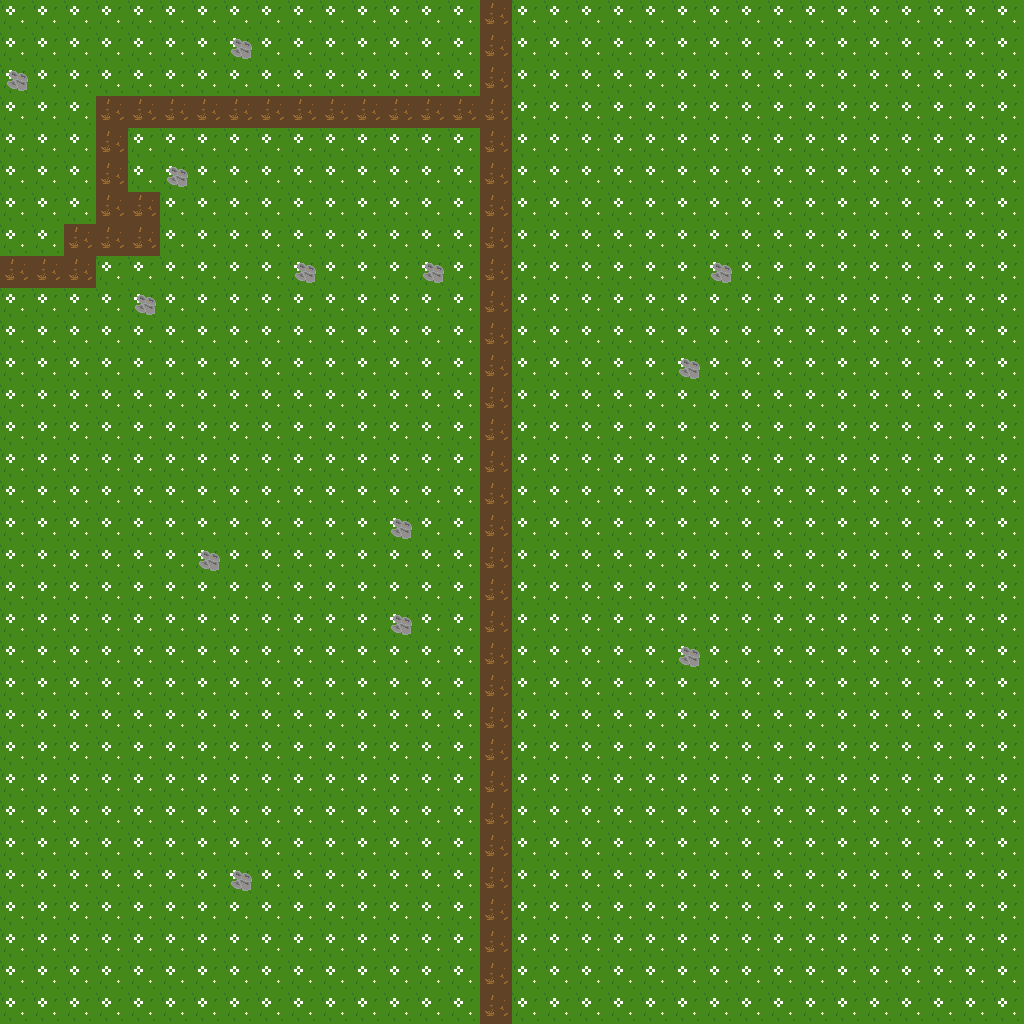

Tiled map render using the project's own tile images. Description and the whole map definition, tile-layer contents included, below:
An orthogonal 32x32 tile map with 32x32 px tiles, 3 tile layers (ground, road, rocks).

<map version="1.0" orientation="orthogonal" renderorder="right-down" width="32" height="32" tilewidth="32" tileheight="32" nextobjectid="1">
 <tileset firstgid="1" name="tile_practice" tilewidth="32" tileheight="32" tilecount="8" columns="8">
  <image source="tile_practice.png" width="256" height="32" />
 </tileset>
 <layer name="ground" width="32" height="32">
  <data encoding="csv">
3,3,3,3,3,3,3,3,3,3,3,3,3,3,3,3,3,3,3,3,3,3,3,3,3,3,3,3,3,3,3,3,
3,3,3,3,3,3,3,3,3,3,3,3,3,3,3,3,3,3,3,3,3,3,3,3,3,3,3,3,3,3,3,3,
3,3,3,3,3,3,3,3,3,3,3,3,3,3,3,3,3,3,3,3,3,3,3,3,3,3,3,3,3,3,3,3,
3,3,3,3,3,3,3,3,3,3,3,3,3,3,3,3,3,3,3,3,3,3,3,3,3,3,3,3,3,3,3,3,
3,3,3,3,3,3,3,3,3,3,3,3,3,3,3,3,3,3,3,3,3,3,3,3,3,3,3,3,3,3,3,3,
3,3,3,3,3,3,3,3,3,3,3,3,3,3,3,3,3,3,3,3,3,3,3,3,3,3,3,3,3,3,3,3,
3,3,3,3,3,3,3,3,3,3,3,3,3,3,3,3,3,3,3,3,3,3,3,3,3,3,3,3,3,3,3,3,
3,3,3,3,3,3,3,3,3,3,3,3,3,3,3,3,3,3,3,3,3,3,3,3,3,3,3,3,3,3,3,3,
3,3,3,3,3,3,3,3,3,3,3,3,3,3,3,3,3,3,3,3,3,3,3,3,3,3,3,3,3,3,3,3,
3,3,3,3,3,3,3,3,3,3,3,3,3,3,3,3,3,3,3,3,3,3,3,3,3,3,3,3,3,3,3,3,
3,3,3,3,3,3,3,3,3,3,3,3,3,3,3,3,3,3,3,3,3,3,3,3,3,3,3,3,3,3,3,3,
3,3,3,3,3,3,3,3,3,3,3,3,3,3,3,3,3,3,3,3,3,3,3,3,3,3,3,3,3,3,3,3,
3,3,3,3,3,3,3,3,3,3,3,3,3,3,3,3,3,3,3,3,3,3,3,3,3,3,3,3,3,3,3,3,
3,3,3,3,3,3,3,3,3,3,3,3,3,3,3,3,3,3,3,3,3,3,3,3,3,3,3,3,3,3,3,3,
3,3,3,3,3,3,3,3,3,3,3,3,3,3,3,3,3,3,3,3,3,3,3,3,3,3,3,3,3,3,3,3,
3,3,3,3,3,3,3,3,3,3,3,3,3,3,3,3,3,3,3,3,3,3,3,3,3,3,3,3,3,3,3,3,
3,3,3,3,3,3,3,3,3,3,3,3,3,3,3,3,3,3,3,3,3,3,3,3,3,3,3,3,3,3,3,3,
3,3,3,3,3,3,3,3,3,3,3,3,3,3,3,3,3,3,3,3,3,3,3,3,3,3,3,3,3,3,3,3,
3,3,3,3,3,3,3,3,3,3,3,3,3,3,3,3,3,3,3,3,3,3,3,3,3,3,3,3,3,3,3,3,
3,3,3,3,3,3,3,3,3,3,3,3,3,3,3,3,3,3,3,3,3,3,3,3,3,3,3,3,3,3,3,3,
3,3,3,3,3,3,3,3,3,3,3,3,3,3,3,3,3,3,3,3,3,3,3,3,3,3,3,3,3,3,3,3,
3,3,3,3,3,3,3,3,3,3,3,3,3,3,3,3,3,3,3,3,3,3,3,3,3,3,3,3,3,3,3,3,
3,3,3,3,3,3,3,3,3,3,3,3,3,3,3,3,3,3,3,3,3,3,3,3,3,3,3,3,3,3,3,3,
3,3,3,3,3,3,3,3,3,3,3,3,3,3,3,3,3,3,3,3,3,3,3,3,3,3,3,3,3,3,3,3,
3,3,3,3,3,3,3,3,3,3,3,3,3,3,3,3,3,3,3,3,3,3,3,3,3,3,3,3,3,3,3,3,
3,3,3,3,3,3,3,3,3,3,3,3,3,3,3,3,3,3,3,3,3,3,3,3,3,3,3,3,3,3,3,3,
3,3,3,3,3,3,3,3,3,3,3,3,3,3,3,3,3,3,3,3,3,3,3,3,3,3,3,3,3,3,3,3,
3,3,3,3,3,3,3,3,3,3,3,3,3,3,3,3,3,3,3,3,3,3,3,3,3,3,3,3,3,3,3,3,
3,3,3,3,3,3,3,3,3,3,3,3,3,3,3,3,3,3,3,3,3,3,3,3,3,3,3,3,3,3,3,3,
3,3,3,3,3,3,3,3,3,3,3,3,3,3,3,3,3,3,3,3,3,3,3,3,3,3,3,3,3,3,3,3,
3,3,3,3,3,3,3,3,3,3,3,3,3,3,3,3,3,3,3,3,3,3,3,3,3,3,3,3,3,3,3,3,
3,3,3,3,3,3,3,3,3,3,3,3,3,3,3,3,3,3,3,3,3,3,3,3,3,3,3,3,3,3,3,3
</data>
 </layer>
 <layer name="road" width="32" height="32">
  <data encoding="csv">
0,0,0,0,0,0,0,0,0,0,0,0,0,0,0,6,0,0,0,0,0,0,0,0,0,0,0,0,0,0,0,0,
0,0,0,0,0,0,0,0,0,0,0,0,0,0,0,6,0,0,0,0,0,0,0,0,0,0,0,0,0,0,0,0,
0,0,0,0,0,0,0,0,0,0,0,0,0,0,0,6,0,0,0,0,0,0,0,0,0,0,0,0,0,0,0,0,
0,0,0,6,6,6,6,6,6,6,6,6,6,6,6,6,0,0,0,0,0,0,0,0,0,0,0,0,0,0,0,0,
0,0,0,6,0,0,0,0,0,0,0,0,0,0,0,6,0,0,0,0,0,0,0,0,0,0,0,0,0,0,0,0,
0,0,0,6,0,0,0,0,0,0,0,0,0,0,0,6,0,0,0,0,0,0,0,0,0,0,0,0,0,0,0,0,
0,0,0,6,6,0,0,0,0,0,0,0,0,0,0,6,0,0,0,0,0,0,0,0,0,0,0,0,0,0,0,0,
0,0,6,6,6,0,0,0,0,0,0,0,0,0,0,6,0,0,0,0,0,0,0,0,0,0,0,0,0,0,0,0,
6,6,6,0,0,0,0,0,0,0,0,0,0,0,0,6,0,0,0,0,0,0,0,0,0,0,0,0,0,0,0,0,
0,0,0,0,0,0,0,0,0,0,0,0,0,0,0,6,0,0,0,0,0,0,0,0,0,0,0,0,0,0,0,0,
0,0,0,0,0,0,0,0,0,0,0,0,0,0,0,6,0,0,0,0,0,0,0,0,0,0,0,0,0,0,0,0,
0,0,0,0,0,0,0,0,0,0,0,0,0,0,0,6,0,0,0,0,0,0,0,0,0,0,0,0,0,0,0,0,
0,0,0,0,0,0,0,0,0,0,0,0,0,0,0,6,0,0,0,0,0,0,0,0,0,0,0,0,0,0,0,0,
0,0,0,0,0,0,0,0,0,0,0,0,0,0,0,6,0,0,0,0,0,0,0,0,0,0,0,0,0,0,0,0,
0,0,0,0,0,0,0,0,0,0,0,0,0,0,0,6,0,0,0,0,0,0,0,0,0,0,0,0,0,0,0,0,
0,0,0,0,0,0,0,0,0,0,0,0,0,0,0,6,0,0,0,0,0,0,0,0,0,0,0,0,0,0,0,0,
0,0,0,0,0,0,0,0,0,0,0,0,0,0,0,6,0,0,0,0,0,0,0,0,0,0,0,0,0,0,0,0,
0,0,0,0,0,0,0,0,0,0,0,0,0,0,0,6,0,0,0,0,0,0,0,0,0,0,0,0,0,0,0,0,
0,0,0,0,0,0,0,0,0,0,0,0,0,0,0,6,0,0,0,0,0,0,0,0,0,0,0,0,0,0,0,0,
0,0,0,0,0,0,0,0,0,0,0,0,0,0,0,6,0,0,0,0,0,0,0,0,0,0,0,0,0,0,0,0,
0,0,0,0,0,0,0,0,0,0,0,0,0,0,0,6,0,0,0,0,0,0,0,0,0,0,0,0,0,0,0,0,
0,0,0,0,0,0,0,0,0,0,0,0,0,0,0,6,0,0,0,0,0,0,0,0,0,0,0,0,0,0,0,0,
0,0,0,0,0,0,0,0,0,0,0,0,0,0,0,6,0,0,0,0,0,0,0,0,0,0,0,0,0,0,0,0,
0,0,0,0,0,0,0,0,0,0,0,0,0,0,0,6,0,0,0,0,0,0,0,0,0,0,0,0,0,0,0,0,
0,0,0,0,0,0,0,0,0,0,0,0,0,0,0,6,0,0,0,0,0,0,0,0,0,0,0,0,0,0,0,0,
0,0,0,0,0,0,0,0,0,0,0,0,0,0,0,6,0,0,0,0,0,0,0,0,0,0,0,0,0,0,0,0,
0,0,0,0,0,0,0,0,0,0,0,0,0,0,0,6,0,0,0,0,0,0,0,0,0,0,0,0,0,0,0,0,
0,0,0,0,0,0,0,0,0,0,0,0,0,0,0,6,0,0,0,0,0,0,0,0,0,0,0,0,0,0,0,0,
0,0,0,0,0,0,0,0,0,0,0,0,0,0,0,6,0,0,0,0,0,0,0,0,0,0,0,0,0,0,0,0,
0,0,0,0,0,0,0,0,0,0,0,0,0,0,0,6,0,0,0,0,0,0,0,0,0,0,0,0,0,0,0,0,
0,0,0,0,0,0,0,0,0,0,0,0,0,0,0,6,0,0,0,0,0,0,0,0,0,0,0,0,0,0,0,0,
0,0,0,0,0,0,0,0,0,0,0,0,0,0,0,6,0,0,0,0,0,0,0,0,0,0,0,0,0,0,0,0
</data>
 </layer>
 <layer name="rocks" width="32" height="32">
  <data encoding="csv">
0,0,0,0,0,0,0,0,0,0,0,0,0,0,0,0,0,0,0,0,0,0,0,0,0,0,0,0,0,0,0,0,
0,0,0,0,0,0,0,4,0,0,0,0,0,0,0,0,0,0,0,0,0,0,0,0,0,0,0,0,0,0,0,0,
4,0,0,0,0,0,0,0,0,0,0,0,0,0,0,0,0,0,0,0,0,0,0,0,0,0,0,0,0,0,0,0,
0,0,0,0,0,0,0,0,0,0,0,0,0,0,0,0,0,0,0,0,0,0,0,0,0,0,0,0,0,0,0,0,
0,0,0,0,0,0,0,0,0,0,0,0,0,0,0,0,0,0,0,0,0,0,0,0,0,0,0,0,0,0,0,0,
0,0,0,0,0,4,0,0,0,0,0,0,0,0,0,0,0,0,0,0,0,0,0,0,0,0,0,0,0,0,0,0,
0,0,0,0,0,0,0,0,0,0,0,0,0,0,0,0,0,0,0,0,0,0,0,0,0,0,0,0,0,0,0,0,
0,0,0,0,0,0,0,0,0,0,0,0,0,0,0,0,0,0,0,0,0,0,0,0,0,0,0,0,0,0,0,0,
0,0,0,0,0,0,0,0,0,4,0,0,0,4,0,0,0,0,0,0,0,0,4,0,0,0,0,0,0,0,0,0,
0,0,0,0,4,0,0,0,0,0,0,0,0,0,0,0,0,0,0,0,0,0,0,0,0,0,0,0,0,0,0,0,
0,0,0,0,0,0,0,0,0,0,0,0,0,0,0,0,0,0,0,0,0,0,0,0,0,0,0,0,0,0,0,0,
0,0,0,0,0,0,0,0,0,0,0,0,0,0,0,0,0,0,0,0,0,4,0,0,0,0,0,0,0,0,0,0,
0,0,0,0,0,0,0,0,0,0,0,0,0,0,0,0,0,0,0,0,0,0,0,0,0,0,0,0,0,0,0,0,
0,0,0,0,0,0,0,0,0,0,0,0,0,0,0,0,0,0,0,0,0,0,0,0,0,0,0,0,0,0,0,0,
0,0,0,0,0,0,0,0,0,0,0,0,0,0,0,0,0,0,0,0,0,0,0,0,0,0,0,0,0,0,0,0,
0,0,0,0,0,0,0,0,0,0,0,0,0,0,0,0,0,0,0,0,0,0,0,0,0,0,0,0,0,0,0,0,
0,0,0,0,0,0,0,0,0,0,0,0,4,0,0,0,0,0,0,0,0,0,0,0,0,0,0,0,0,0,0,0,
0,0,0,0,0,0,4,0,0,0,0,0,0,0,0,0,0,0,0,0,0,0,0,0,0,0,0,0,0,0,0,0,
0,0,0,0,0,0,0,0,0,0,0,0,0,0,0,0,0,0,0,0,0,0,0,0,0,0,0,0,0,0,0,0,
0,0,0,0,0,0,0,0,0,0,0,0,4,0,0,0,0,0,0,0,0,0,0,0,0,0,0,0,0,0,0,0,
0,0,0,0,0,0,0,0,0,0,0,0,0,0,0,0,0,0,0,0,0,4,0,0,0,0,0,0,0,0,0,0,
0,0,0,0,0,0,0,0,0,0,0,0,0,0,0,0,0,0,0,0,0,0,0,0,0,0,0,0,0,0,0,0,
0,0,0,0,0,0,0,0,0,0,0,0,0,0,0,0,0,0,0,0,0,0,0,0,0,0,0,0,0,0,0,0,
0,0,0,0,0,0,0,0,0,0,0,0,0,0,0,0,0,0,0,0,0,0,0,0,0,0,0,0,0,0,0,0,
0,0,0,0,0,0,0,0,0,0,0,0,0,0,0,0,0,0,0,0,0,0,0,0,0,0,0,0,0,0,0,0,
0,0,0,0,0,0,0,0,0,0,0,0,0,0,0,0,0,0,0,0,0,0,0,0,0,0,0,0,0,0,0,0,
0,0,0,0,0,0,0,0,0,0,0,0,0,0,0,0,0,0,0,0,0,0,0,0,0,0,0,0,0,0,0,0,
0,0,0,0,0,0,0,4,0,0,0,0,0,0,0,0,0,0,0,0,0,0,0,0,0,0,0,0,0,0,0,0,
0,0,0,0,0,0,0,0,0,0,0,0,0,0,0,0,0,0,0,0,0,0,0,0,0,0,0,0,0,0,0,0,
0,0,0,0,0,0,0,0,0,0,0,0,0,0,0,0,0,0,0,0,0,0,0,0,0,0,0,0,0,0,0,0,
0,0,0,0,0,0,0,0,0,0,0,0,0,0,0,0,0,0,0,0,0,0,0,0,0,0,0,0,0,0,0,0,
0,0,0,0,0,0,0,0,0,0,0,0,0,0,0,0,0,0,0,0,0,0,0,0,0,0,0,0,0,0,0,0
</data>
 </layer>
</map>
